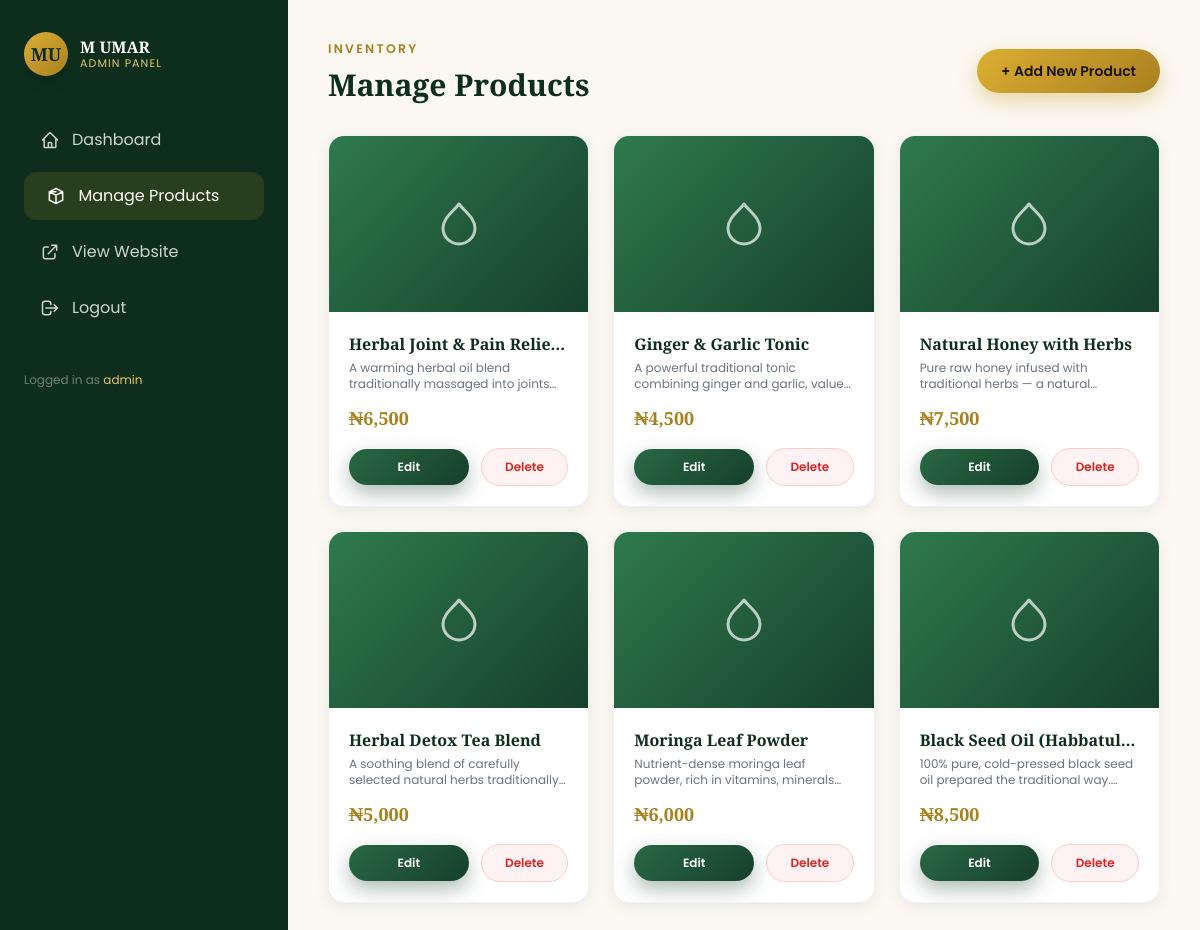
Screenshot of /admin/products (signed in) with the database file from the repository.
### tables this page shows
CREATE TABLE products (
            id INTEGER PRIMARY KEY AUTOINCREMENT,
            name TEXT NOT NULL,
            description TEXT NOT NULL,
            price REAL NOT NULL,
            image TEXT,
            created_at TEXT NOT NULL
        );

### app.py (the view)
@app.route("/admin/products")
@login_required
def admin_products():
    db = get_db()
    all_products = db.execute("SELECT * FROM products ORDER BY id DESC").fetchall()
    return render_template("admin_products.html", products=all_products)

### app.py (called while the page is built)
def get_db():
    if "db" not in g:
        g.db = sqlite3.connect(DB_PATH)
        g.db.row_factory = sqlite3.Row
    return g.db

def login_required(view_func):
    @wraps(view_func)
    def wrapped_view(*args, **kwargs):
        if not session.get("admin_logged_in"):
            flash("Please log in to access the admin area.", "error")
            return redirect(url_for("login"))
        return view_func(*args, **kwargs)
    return wrapped_view

@app.context_processor
def inject_globals():
    return dict(
        business_name=BUSINESS_NAME,
        business_location=BUSINESS_LOCATION,
        phone_number=PHONE_NUMBER,
        whatsapp_number=WHATSAPP_NUMBER,
        current_year=datetime.now().year,
    )

### templates/admin_products.html (shortened to what this page needs)
<!DOCTYPE html>
<html lang="en">
<head>
<script src="https://cdn.tailwindcss.com"></script>
<link href="https://unpkg.com/aos@2.3.1/dist/aos.css" rel="stylesheet">
<link rel="stylesheet" href="{{ url_for('static', filename='css/style.css') }}">
</head>
<body class="font-body bg-cream">
<div class="flex min-h-screen">
  <aside class="hidden lg:flex flex-col w-72 bg-herb-900 text-white/80 px-6 py-8">
    <a href="{{ url_for('index') }}" class="flex items-center gap-3 mb-10">
      <div class="w-11 h-11 rounded-full bg-gradient-to-br from-gold-400 to-gold-600 flex items-center justify-center text-herb-900 font-display font-bold text-lg shadow-lg">MU</div>
      <div class="leading-tight">
        <p class="font-display text-white font-semibold">M UMAR</p>
        <p class="text-gold-300 text-[11px] tracking-widest uppercase">Admin Panel</p>
      </div>
    </a>
    <nav class="flex flex-col gap-2">
      <a href="{{ url_for('admin') }}" class="admin-sidebar-link flex items-center gap-3 px-4 py-3 rounded-xl text-white/80">
        <svg class="w-5 h-5" fill="none" stroke="currentColor" viewBox="0 0 24 24"><path stroke-linecap="round" stroke-linejoin="round" stroke-width="1.8" d="M3 12l2-2m0 0l7-7 7 7M5 10v10a1 1 0 001 1h3m10-11l2 2m-2-2v10a1 1 0 01-1 1h-3m-6 0a1 1 0 001-1v-4a1 1 0 011-1h2a1 1 0 011 1v4a1 1 0 001 1m-6 0h6"/></svg>
        Dashboard
      </a>
      <a href="{{ url_for('admin_products') }}" class="admin-sidebar-link active flex items-center gap-3 px-4 py-3 rounded-xl text-white">
        <svg class="w-5 h-5" fill="none" stroke="currentColor" viewBox="0 0 24 24"><path stroke-linecap="round" stroke-linejoin="round" stroke-width="1.8" d="M20 7l-8-4-8 4m16 0l-8 4m8-4v10l-8 4m0-14L4 7m8 4L4 7m8 4v10M4 7v10l8 4"/></svg>
        Manage Products
      </a>
      <a href="{{ url_for('index') }}" target="_blank" class="admin-sidebar-link flex items-center gap-3 px-4 py-3 rounded-xl text-white/80">
        <svg class="w-5 h-5" fill="none" stroke="currentColor" viewBox="0 0 24 24"><path stroke-linecap="round" stroke-linejoin="round" stroke-width="1.8" d="M10 6H6a2 2 0 00-2 2v10a2 2 0 002 2h10a2 2 0 002-2v-4M14 4h6v6M10 14L20 4"/></svg>
        View Website
      </a>
      <a href="{{ url_for('logout') }}" class="admin-sidebar-link flex items-center gap-3 px-4 py-3 rounded-xl text-white/80 mt-auto">
        <svg class="w-5 h-5" fill="none" stroke="currentColor" viewBox="0 0 24 24"><path stroke-linecap="round" stroke-linejoin="round" stroke-width="1.8" d="M17 16l4-4m0 0l-4-4m4 4H7m6 4v1a3 3 0 01-3 3H6a3 3 0 01-3-3V7a3 3 0 013-3h4a3 3 0 013 3v1"/></svg>
        Logout
      </a>
    </nav>
    <p class="text-white/40 text-xs mt-10">Logged in as <span class="text-gold-300">{{ session.get('admin_username', 'admin') }}</span></p>
  </aside>
  <main class="flex-1 px-6 lg:px-10 py-8 lg:py-10 pt-24 lg:pt-10">
    <div class="flex flex-wrap items-center justify-between gap-4 mb-8" data-aos="fade-up">
      <div>
        <p class="section-tag mb-2">Inventory</p>
        <h1 class="font-display text-3xl font-bold text-herb-900">Manage Products</h1>
      </div>
      <a href="{{ url_for('add_product') }}" class="btn-gold inline-block px-6 py-3 rounded-full text-sm font-semibold">+ Add New Product</a>
    </div>
    {% if products|length == 0 %}
    <div class="card-premium p-16 text-center" data-aos="fade-up">
      <p class="text-gray-500 mb-6">You haven't added any products yet.</p>
      <a href="{{ url_for('add_product') }}" class="btn-gold inline-block px-8 py-3.5 rounded-full font-semibold">Add Your First Product</a>
    </div>
    {% else %}
    <div class="grid sm:grid-cols-2 lg:grid-cols-3 gap-6">
      {% for product in products %}
      <div class="card-premium overflow-hidden" data-aos="fade-up" data-aos-delay="{{ (loop.index0 % 6) * 60 }}">
        <div class="h-44 w-full overflow-hidden">
          {% if product['image'] %}
          <img src="{{ url_for('static', filename='uploads/' + product['image']) }}" alt="{{ product['name'] }}" class="w-full h-full object-cover">
          {% else %}
          <div class="product-image-placeholder w-full h-full flex items-center justify-center">
            <svg class="w-12 h-12 text-white/70" fill="none" stroke="currentColor" viewBox="0 0 24 24"><path stroke-linecap="round" stroke-linejoin="round" stroke-width="1.5" d="M12 2C9 6 4 9 4 14a8 8 0 0016 0c0-5-5-8-8-12z"/></svg>
          </div>
          {% endif %}
        </div>
        <div class="p-5">
          <h3 class="font-display font-semibold text-herb-900 mb-1 truncate">{{ product['name'] }}</h3>
          <p class="text-gray-500 text-xs mb-3 line-clamp-2">{{ product['description'] }}</p>
          <p class="font-display text-lg font-bold text-gold-600 mb-4">₦{{ '{:,.0f}'.format(product['price']) }}</p>
          <div class="flex items-center gap-3">
            <a href="{{ url_for('edit_product', product_id=product['id']) }}" class="flex-1 text-center btn-herb px-4 py-2.5 rounded-full text-xs font-semibold">Edit</a>
            <form method="POST" action="{{ url_for('delete_product', product_id=product['id']) }}" class="flex-1 confirm-delete" data-label="this product">
              <button type="submit" class="w-full text-center bg-red-50 text-red-600 border border-red-200 px-4 py-2.5 rounded-full text-xs font-semibold hover:bg-red-100 transition">Delete</button>
            </form>
          </div>
        </div>
      </div>
      {% endfor %}
    </div>
    {% endif %}
  </main>
</div>
</body>
</html>

### static/css/style.css (style rules this page uses)
:root { --herb-900: #0d2e1d; --herb-800: #16402a; --herb-700: #1f5236; --herb-600: #296844; --herb-500: #2f7a4e; --herb-400: #5fa379; --gold-700: #82601a; --gold-600: #a8801f; --gold-500: #c9971f; --gold-400: #dcae33; --gold-300: #e7c75d; --cream: #fbf8f1; --ink: #1c2620; }
* { scroll-behavior: smooth; }
body { font-family: 'Poppins', sans-serif; background-color: var(--cream); color: var(--ink); overflow-x: hidden; }
h1, h2, h3, h4, .font-display { font-family: 'Playfair Display', serif; }
.btn-gold { background: linear-gradient(135deg, var(--gold-400), var(--gold-600)); color: #1c1305; font-weight: 600; box-shadow: 0 8px 20px rgba(201, 151, 31, 0.35); transition: transform 0.25s ease, box-shadow 0.25s ease, filter 0.25s ease; }
.btn-herb { background: linear-gradient(135deg, var(--herb-600), var(--herb-800)); color: #fff; box-shadow: 0 8px 20px rgba(22, 64, 42, 0.35); transition: transform 0.25s ease, box-shadow 0.25s ease; }
.card-premium { background: #ffffff; border-radius: 1rem; border: 1px solid rgba(41, 104, 68, 0.08); box-shadow: 0 4px 14px rgba(13, 46, 29, 0.08); transition: transform 0.3s ease, box-shadow 0.3s ease, border-color 0.3s ease; }
.product-image-placeholder { background: linear-gradient(135deg, var(--herb-500), var(--herb-800)); }
.section-tag { letter-spacing: 0.18em; text-transform: uppercase; font-size: 0.78rem; font-weight: 600; color: var(--gold-600); }
.admin-sidebar-link { transition: background 0.25s ease, padding-left 0.25s ease; }
.admin-sidebar-link:hover, .admin-sidebar-link.active { background: rgba(201, 151, 31, 0.15); padding-left: 1.4rem; }

### rows the page displays
products: name "Herbal Joint & Pain Relie…", description "A warming herbal oil blend traditionally massaged into…", price "6,500"
products: name "Ginger & Garlic Tonic", description "A powerful traditional tonic combining ginger and garlic,…", price "4,500"
products: name "Natural Honey with Herbs", description "Pure raw honey infused with traditional herbs — a…", price "7,500"
products: name "Herbal Detox Tea Blend", description "A soothing blend of carefully selected natural herbs…", price "5,000"
products: name "Moringa Leaf Powder", description "Nutrient-dense moringa leaf powder, rich in vitamins,…", price "6,000"
products: name "Black Seed Oil (Habbatul…", description "100% pure, cold-pressed black seed oil prepared the traditional…", price "8,500"

### other values shown
{{ session.get('admin_username', 'admin') }} "admin"
